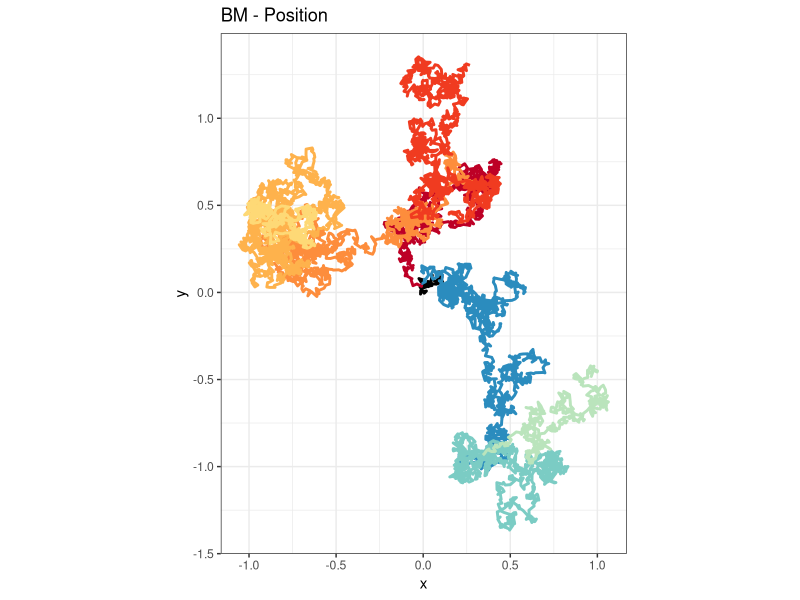
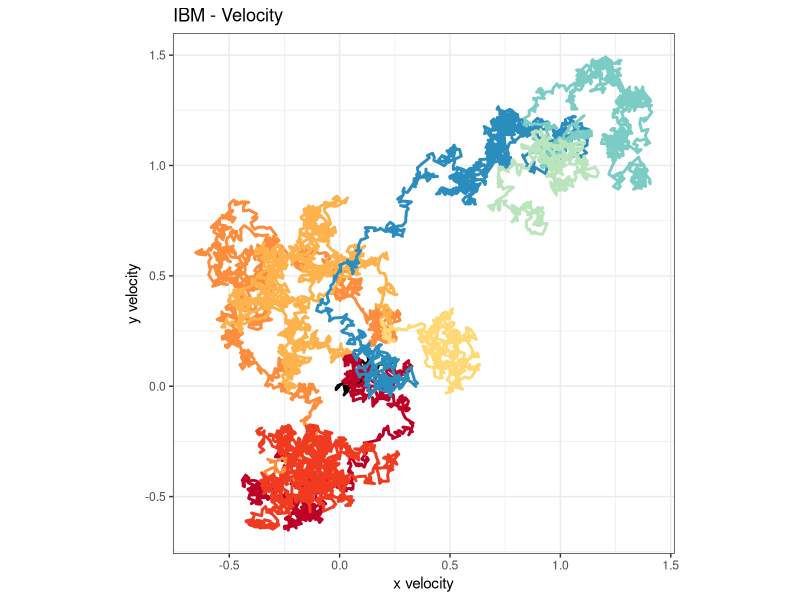
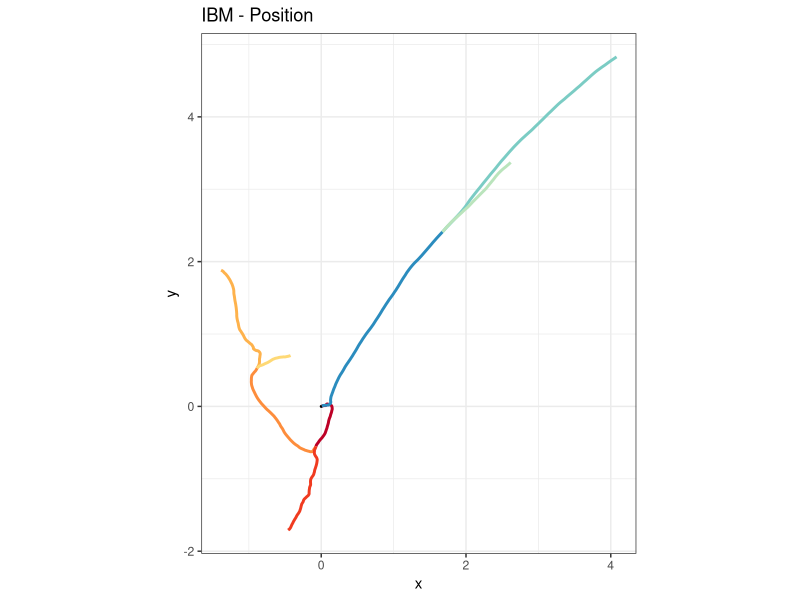
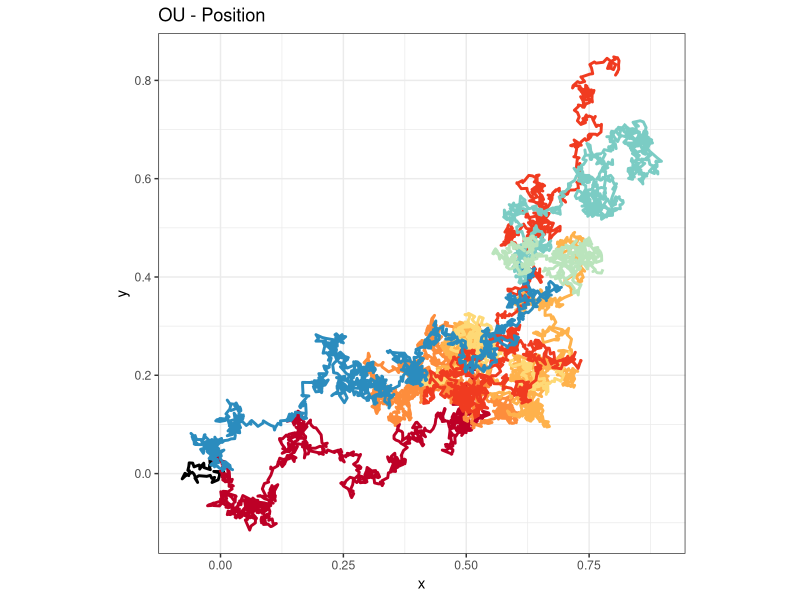
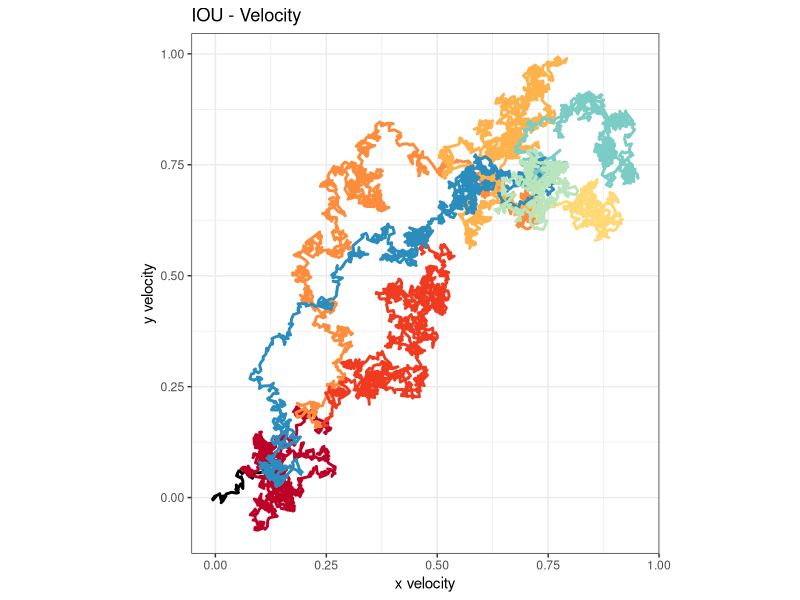
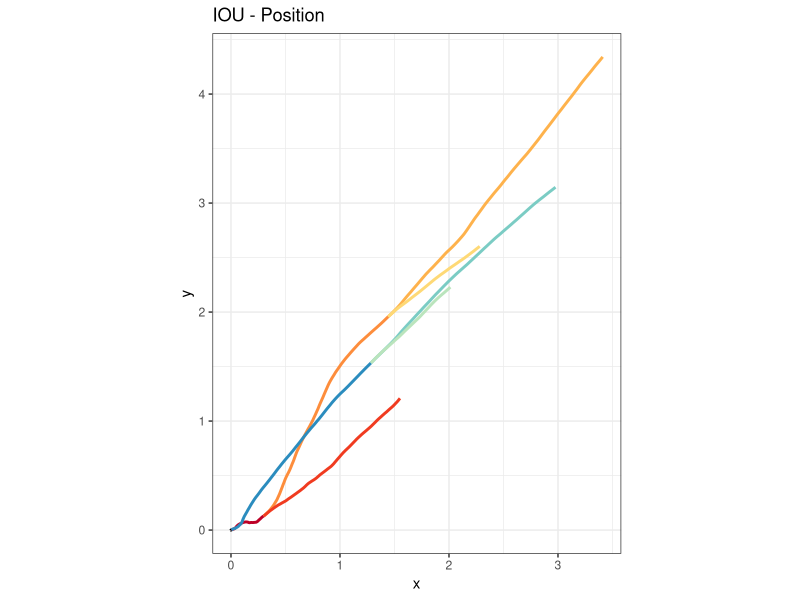
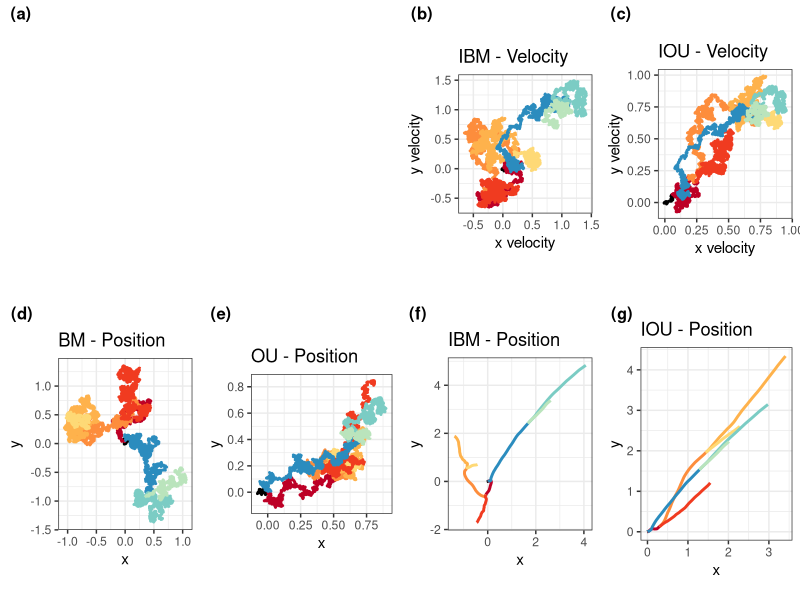
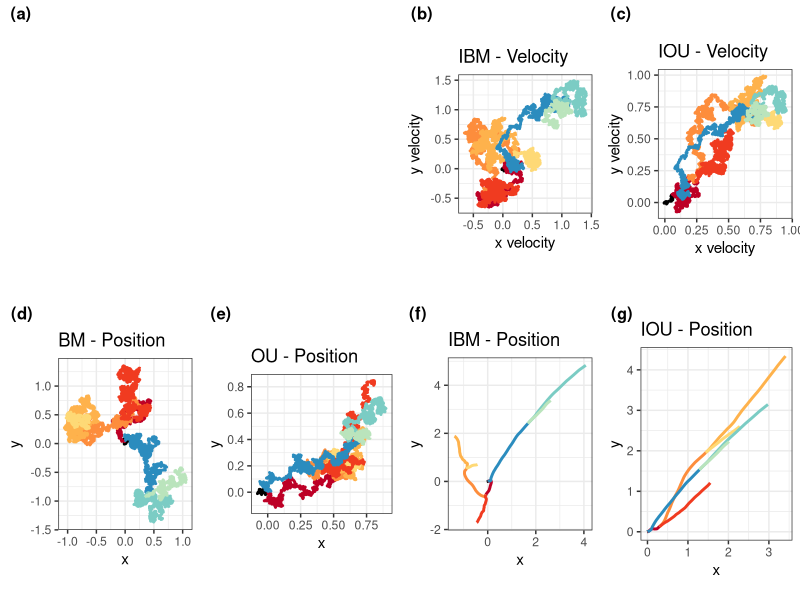

Reproduce these figures in R, in order.
library(ape)
library(ggplot2)
library(cowplot)

##############################################################################
## Simulation and plot functions
##############################################################################

sim_on_tree <- function(tree, fun, x0, ..., factor = 100) {
  dftree <- data.frame(x = fun(tree$root.edge, 1/factor, x0, ...),
                       y = fun(tree$root.edge, 1/factor, x0, ...),
                       ite = 1:(tree$root.edge * factor))
  dftree$edge <- 0
  ## reorder the edges of the tree for pre-order traversal
  cw <- reorder(tree)
  Xtree <- vector("list", nrow(cw$edge))
  ## now simulate on the tree
  ll <- tree$edge.length
  for (i in 1:nrow(cw$edge)) {
    pp <- which(cw$edge[, 2] == cw$edge[i, 1])
    if (length(pp) > 0) {
      Xtree[[i]]$x <- fun(ll[i], 1/factor, Xtree[[pp]]$x[ll[pp] * factor], ...)
      Xtree[[i]]$y <- fun(ll[i], 1/factor, Xtree[[pp]]$y[ll[pp] * factor], ...)
      Xtree[[i]] <- as.data.frame(Xtree[[i]])
      Xtree[[i]]$ite <- 1:(ll[i] * factor) + Xtree[[pp]]$ite[ll[pp] * factor]
    } else {
      Xtree[[i]]$x <- fun(ll[i], 1/factor, dftree$x[tree$root.edge * factor], ...)
      Xtree[[i]]$y <- fun(ll[i], 1/factor, dftree$y[tree$root.edge * factor], ...)
      Xtree[[i]] <- as.data.frame(Xtree[[i]])
      Xtree[[i]]$ite <- 1:(ll[i] * factor) + dftree$ite[tree$root.edge * factor]
    }
    Xtree[[i]]$edge <- i
    dftree <- rbind(dftree, Xtree[[i]])
  }
  return(dftree)
}

sim_integrated_on_tree <- function(tree, fun, x0, ..., factor = 100) {
  xvx <- fun(tree$root.edge, 1/factor, x0, ...)
  yvy <- fun(tree$root.edge, 1/factor, x0, ...)
  dftree <- data.frame(vx = xvx[1, ],
                       x = xvx[2, ],
                       vy = yvy[1, ],
                       y = yvy[2, ],
                       ite = 1:(tree$root.edge * factor))
  dftree$edge <- 0
  ## reorder the edges of the tree for pre-order traversal
  cw <- reorder(tree)
  Xtree <- vector("list", nrow(cw$edge))
  ## now simulate on the tree
  ll <- tree$edge.length
  for (i in 1:nrow(cw$edge)) {
    pp <- which(cw$edge[, 2] == cw$edge[i, 1])
    if (length(pp) > 0) {
      xvx <- fun(ll[i], 1/factor, c(Xtree[[pp]]$vx[ll[pp] * factor], Xtree[[pp]]$x[ll[pp] * factor]), ...)
      yvy <- fun(ll[i], 1/factor, c(Xtree[[pp]]$vy[ll[pp] * factor], Xtree[[pp]]$y[ll[pp] * factor]), ...)
      Xtree[[i]]$vx <- xvx[1, ]
      Xtree[[i]]$x <- xvx[2, ]
      Xtree[[i]]$vy <- yvy[1, ]
      Xtree[[i]]$y <- yvy[2, ]
      Xtree[[i]] <- as.data.frame(Xtree[[i]])
      Xtree[[i]]$ite <- 1:(ll[i] * factor) + Xtree[[pp]]$ite[ll[pp] * factor]
    } else {
      xvx <- fun(ll[i], 1/factor, c(dftree$vx[tree$root.edge * factor], dftree$x[tree$root.edge * factor]), ...)
      yvy <- fun(ll[i], 1/factor, c(dftree$vy[tree$root.edge * factor], dftree$y[tree$root.edge * factor]), ...)
      Xtree[[i]]$vx <- xvx[1, ]
      Xtree[[i]]$x <- xvx[2, ]
      Xtree[[i]]$vy <- yvy[1, ]
      Xtree[[i]]$y <- yvy[2, ]
      Xtree[[i]] <- as.data.frame(Xtree[[i]])
      Xtree[[i]]$ite <- 1:(ll[i] * factor) + dftree$ite[tree$root.edge * factor]
    }
    Xtree[[i]]$edge <- i
    dftree <- rbind(dftree, Xtree[[i]])
  }
  return(dftree)
}

plot_process_on_tree <- function(dftree) {
  endPoints <- dftree[!duplicated(dftree$edge, fromLast = TRUE), ]
  endPoints <- endPoints[endPoints$edge %in% which(tree$edge[, 2] <= 5), ]
  p <-
    ggplot(dftree, aes(x, y, color = as.factor(edge))) +
    geom_path(linewidth = 1) + 
    coord_fixed(ratio = 1) +
    # geom_point(data = endPoints, size = 5) +
    theme_bw() +
    scale_color_manual(values = c("black", col_orig), guide = "none")
  # theme(panel.grid = element_blank(),
  #       axis.text.x = element_blank(),
  #       axis.text.y = element_blank(),
  #       axis.ticks.x = element_blank(),
  #       axis.ticks.y = element_blank())
  return(p)
}

plot_process_on_tree_bis <- function(dftree) {
  dftree$x <- dftree$vx
  dftree$y <- dftree$vy
  p <- plot_process_on_tree(dftree)
  p <- p + xlab("x velocity") + ylab("y velocity")
}

##############################################################################
## Tree and parameters
##############################################################################

tree <- read.tree(text="(((E:3,D:1):3,C:3):2,(B:2,A:1):3):0.1;");

reds <- c("#fed976", "#feb24c", "#fd8d3c", "#f03b20", "#bd0026")
blues <- c("#bae4bc", "#7bccc4", "#2b8cbe")
purple <- c("#88419d")
col_orig <- c(reds[c(5, 3, 2, 1, 4)], blues[3:1])

ptree <- function() {
  par(mar = c(2, 0, 0, 1))
  plot(tree, edge.color = col_orig, edge.width = 5, show.tip.label = FALSE, root.edge = TRUE)
  add.scale.bar(0, 1, length = 1, ask = FALSE,
                lwd = 5, lcol = "black", pos = 4)
  # axis(1, at = 0:4*2, labels = 2000 + 2*0:4)
}
ggdraw(ptree)

##############################################################################
## BM
##############################################################################

walkBM <- function(t, dt, xstart, sig2) {
  N <- t / dt
  return(c(0, cumsum(rnorm(N-1, mean = 0, sd = sqrt(sig2 * dt)))) + xstart)
}

sig2BM <- 0.1
y0 <- 0

set.seed(118111)
dfBM <- sim_on_tree(tree, walkBM, y0, sig2BM, factor = 500)
pBM <- plot_process_on_tree(dfBM)
pBM <- pBM + ggtitle("BM - Position")
pBM

##############################################################################
## IBM
##############################################################################

sim_qrs <- function(t, dt, start, q, r, Sigma) {
  N <- t / dt
  res <- matrix(rep(0, 2 * N), nrow = 2)
  res[, 1] <- start
  eps <- mvtnorm::rmvnorm(N - 1, mean = c(0, 0), sigma = Sigma)
  for (i in 2:N) {
    res[, i] <- q %*% res[, i-1] + r + eps[i-1, ]
  }
  return(res)
}

sim_ibm <- function(t, dt, start, sig2) {
  # actualization and variance matrices
  q <- matrix(c(1, dt, 0, 1), 2)
  Sigma <- matrix(c(dt, dt^2/2, dt^2/2, dt^3/3), 2) * sig2
  # result
  sim_qrs(t, dt, start, q, 0, Sigma)
}

sig2IBM <- sig2BM #/ max(vcv(tree)) ^ 2
y0 <- 0
x0 <- 0

set.seed(1289)
dfIBM <- sim_integrated_on_tree(tree, sim_ibm, c(x0, y0), sig2IBM, factor = 500)
pBMveloc <- plot_process_on_tree_bis(dfIBM)
pBMveloc <- pBMveloc + ggtitle("IBM - Velocity")
pBMveloc

pIBM <- plot_process_on_tree(dfIBM)
pIBM <- pIBM + ggtitle("IBM - Position")
pIBM

##############################################################################
## OU
##############################################################################

ornstein_uhlenbeck <- function(t, dt, beta, alpha, sigma, x0){
  n <- t / dt
  dw  <- rnorm(n-1, 0, sqrt(dt))
  x <- vector(length = n)
  x[1] <- c(x0)
  for (i in 2:n) {
    x[i]  <-  x[i-1] + alpha*(beta - x[i-1])*dt + sigma*dw[i-1]
  }
  return(x);
}

walkOU <- function(t, dt, xstart, beta, alpha, sigma2){
  return(ornstein_uhlenbeck(t, dt, beta, alpha = alpha, sigma = sqrt(sigma2), xstart))
}

alpha <- log(2) / 4
y0 <- 0
beta <- 1
sig2OU <- 1 * alpha * sig2BM

set.seed(128910)
dfOU <- sim_on_tree(tree, walkOU, y0, beta, alpha, sig2OU, factor = 500)
pOU <- plot_process_on_tree(dfOU)
pOU <- pOU + ggtitle("OU - Position")
pOU

##############################################################################
## IOU
##############################################################################

sim_iou <- function(t, dt, start, beta, alpha, sig2) {
  # actualization and variance matrices
  q <- matrix(c(exp(-alpha * dt), (1 - exp(-alpha * dt)) / alpha, 0, 1), 2)
  r <- c((1 - exp(-alpha * dt)) * beta, beta * dt - (1 - exp(-alpha * dt)) / alpha * beta)
  Sigma <- matrix(c(sig2 / (2*alpha) * (1 - exp(-2 * alpha * dt)),
                    sig2 / (2*alpha^2) * (1 - exp(- alpha * dt))^2,
                    sig2 / (2*alpha^2) * (1 - exp(- alpha * dt))^2,
                    sig2 / (alpha^2) * (dt - 2/alpha * (1 - exp(- alpha * dt)) + 1/2/alpha * (1 - exp(- 2 * alpha * dt)))), 2)
  # result
  sim_qrs(t, dt, start, q, r, Sigma)
}

alpha <- log(2) / 4
x0 <- 0
y0 <- 0
beta <- 1
sig2OU <- 1 * alpha * sig2BM

set.seed(1289)
dfIOU <- sim_integrated_on_tree(tree, sim_iou, c(x0, y0), beta, alpha, sig2OU, factor = 500)
pOUveloc <- plot_process_on_tree_bis(dfIOU)
pOUveloc <- pOUveloc + ggtitle("IOU - Velocity")
pOUveloc

pIOU <- plot_process_on_tree(dfIOU)
pIOU <- pIOU + ggtitle("IOU - Position")
pIOU

##############################################################################
## all
##############################################################################

bottom_row <- plot_grid(pBM, pOU, pIBM, pIOU,
                        labels = paste0("(", letters[4:8], ")"), label_size = 12, nrow = 1)
top_row <- plot_grid(ggdraw(ptree), pBMveloc, pOUveloc,
                     labels = paste0("(", letters[1:3], ")"), label_size = 12, nrow = 1,
                     rel_widths = c(2, 1, 1))
p <- plot_grid(top_row, bottom_row, ncol = 1)
p

library(here)
twocolumnwidth <- 10
ggsave(filename = here("plots", "trajectories_process_and_tree.pdf"),
       plot = p,
       width = twocolumnwidth,
       height = twocolumnwidth / 2,
       unit = "in")
